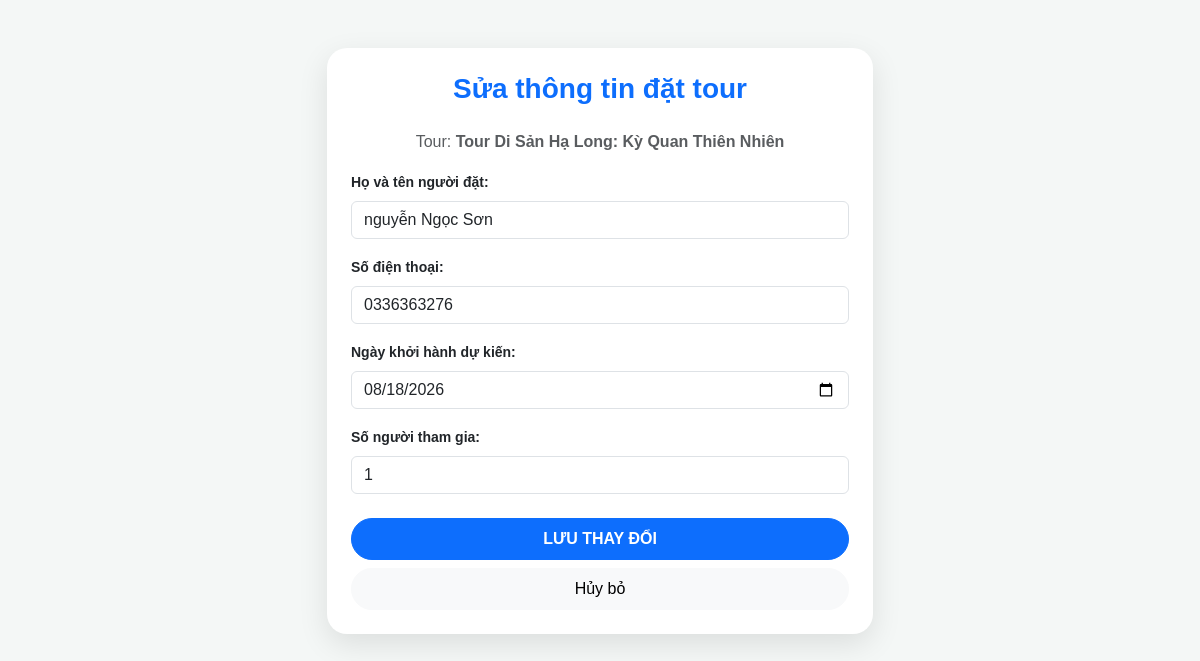
Screenshot of /edit_booking.php?id=29 (signed in) with the database file from the repository.
### tables this page shows
CREATE TABLE `bookings` (
  `BookingID` int(11) NOT NULL,
  `UserID` int(11) DEFAULT NULL,
  `TourID` int(11) DEFAULT NULL,
  `BookingDate` datetime DEFAULT current_timestamp(),
  `Quantity` int(11) DEFAULT NULL,
  `TotalPrice` decimal(18,2) DEFAULT NULL,
  `Status` enum('Chờ xác nhận','Đã duyệt','Đã hủy') DEFAULT 'Chờ xác nhận',
  `PaymentMethod` varchar(50) DEFAULT 'Tiền mặt',
  `PaymentStatus` enum('Chưa thanh toán','Đã thanh toán','Hoàn tiền') DEFAULT 'Chưa thanh toán',
  `DepartureDate` date DEFAULT NULL,
  `CustomerName` varchar(100) DEFAULT NULL,
  `Phone` varchar(20) DEFAULT NULL
);

CREATE TABLE `tours` (
  `TourID` int(11) NOT NULL,
  `TourName` varchar(250) NOT NULL,
  `CategoryID` int(11) DEFAULT NULL,
  `Price` decimal(18,2) NOT NULL,
  `Duration` varchar(50) DEFAULT NULL,
  `ImageURL` varchar(500) DEFAULT NULL,
  `Description` text DEFAULT NULL,
  `DepartureSchedule` varchar(100) DEFAULT NULL,
  `DepartureLocation` varchar(255) DEFAULT NULL,
  `MaxPeople` int(11) DEFAULT 10
);

### edit_booking.php (the view, shortened to what this page needs)
<?php
include 'db.php';
$user_id = $_SESSION['user_id'];
if(isset($_GET['id'])) {
    $booking_id = mysqli_real_escape_string($conn, $_GET['id']);
    $sql = "SELECT Bookings.*, Tours.TourName FROM Bookings
            JOIN Tours ON Bookings.TourID = Tours.TourID
            WHERE BookingID = $booking_id AND UserID = $user_id AND Status = N'Chờ xác nhận'";
    $result = mysqli_query($conn, $sql);
    $data = mysqli_fetch_assoc($result);
}
?>
<!DOCTYPE html>
<html lang="vi">
<head>
    <link href="https://cdn.jsdelivr.net/npm/bootstrap@5.3.0/dist/css/bootstrap.min.css" rel="stylesheet">
    <link rel="stylesheet" href="https://cdn.jsdelivr.net/npm/bootstrap-icons@1.11.1/font/bootstrap-icons.css">
</head>
<body>
    <div class="container mt-5">
        <div class="row justify-content-center">
            <div class="col-md-6">
                <div class="card edit-card p-4">
                    <h3 class="fw-bold mb-4 text-primary text-center">Sửa thông tin đặt tour</h3>
                    <p class="text-center text-muted">Tour: <strong><?php echo $data['TourName']; ?></strong></p>
                    <form method="POST">
                        <div class="mb-3">
                            <label class="form-label small fw-bold">Họ và tên người đặt:</label>
                            <input type="text" name="customer_name" class="form-control" value="<?php echo $data['CustomerName']; ?>" required>
                        </div>
                        <div class="mb-3">
                            <label class="form-label small fw-bold">Số điện thoại:</label>
                            <input type="text" name="customer_phone" class="form-control" value="<?php echo $data['Phone']; ?>" required>
                        </div>
                        <div class="mb-3">
                            <label class="form-label small fw-bold">Ngày khởi hành dự kiến:</label>
                            <input type="date" name="departure_date" class="form-control" value="<?php echo $data['DepartureDate']; ?>" required min="<?php echo date('Y-m-d'); ?>">
                        </div>
                        <div class="mb-4">
                            <label class="form-label small fw-bold">Số người tham gia:</label>
                            <input type="number" name="quantity" class="form-control" value="<?php echo $data['Quantity']; ?>" min="1" required>
                        </div>
                        <div class="d-grid gap-2">
                            <button type="submit" name="btnUpdate" class="btn btn-primary rounded-pill fw-bold py-2">LƯU THAY ĐỔI</button>
                            <a href="my_bookings.php" class="btn btn-light rounded-pill py-2">Hủy bỏ</a>
                        </div>
                    </form>
                </div>
            </div>
        </div>
    </div>
</body>
</html>

### edit_booking.php (style rules this page uses)
body { background-color: #f4f7f6; font-family: 'Lexend', sans-serif; }
.edit-card { border: none; border-radius: 20px; box-shadow: 0 10px 30px rgba(0,0,0,0.1); }

### rows the page displays
bookings: TourID.TourName "Tour Di Sản Hạ Long: Kỳ Quan Thiên Nhiên", customer_name "nguyễn Ngọc Sơn", customer_phone "0336363276", departure_date "08/18/2026", quantity "1"
